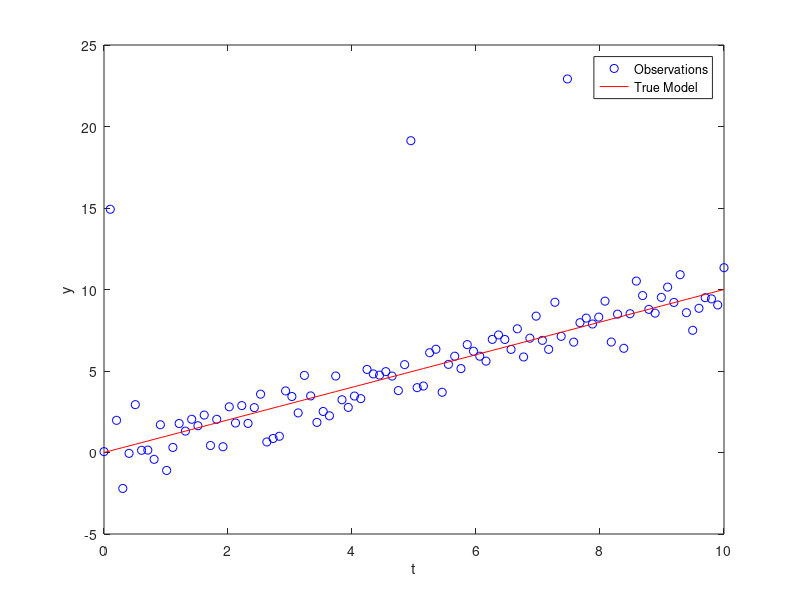
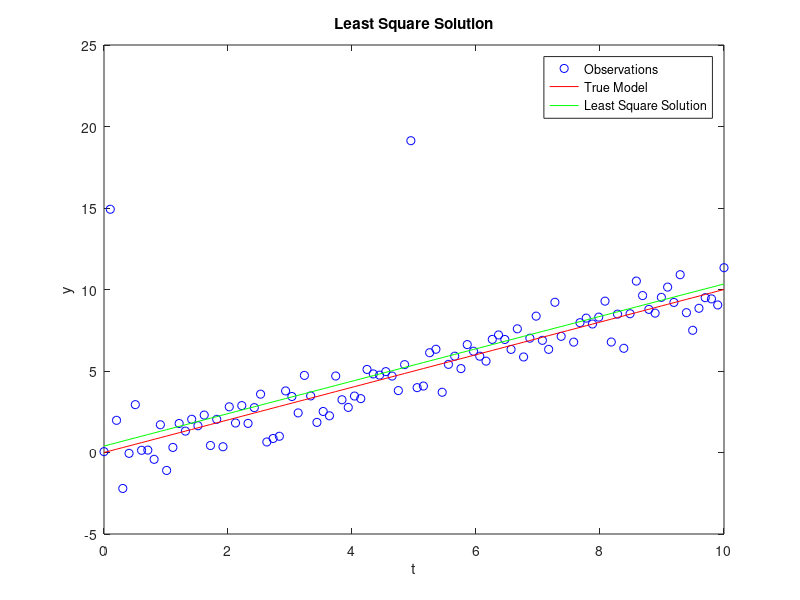
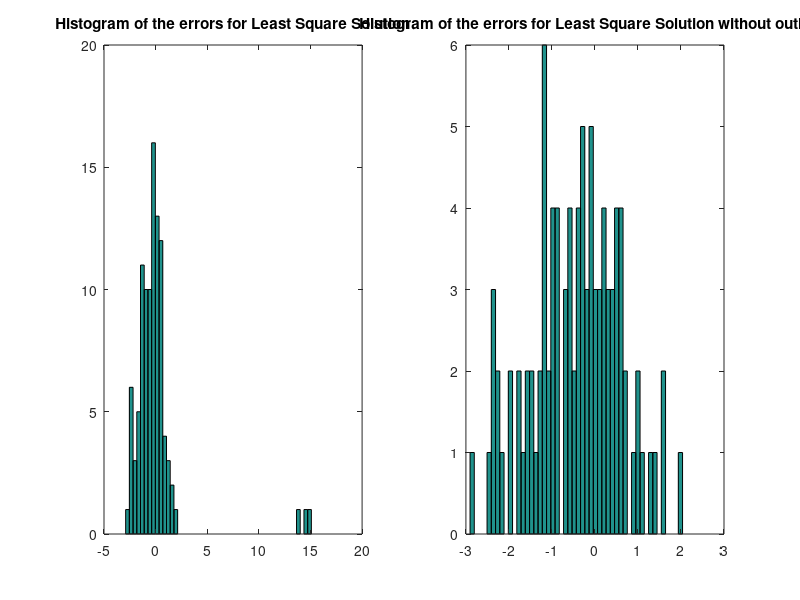
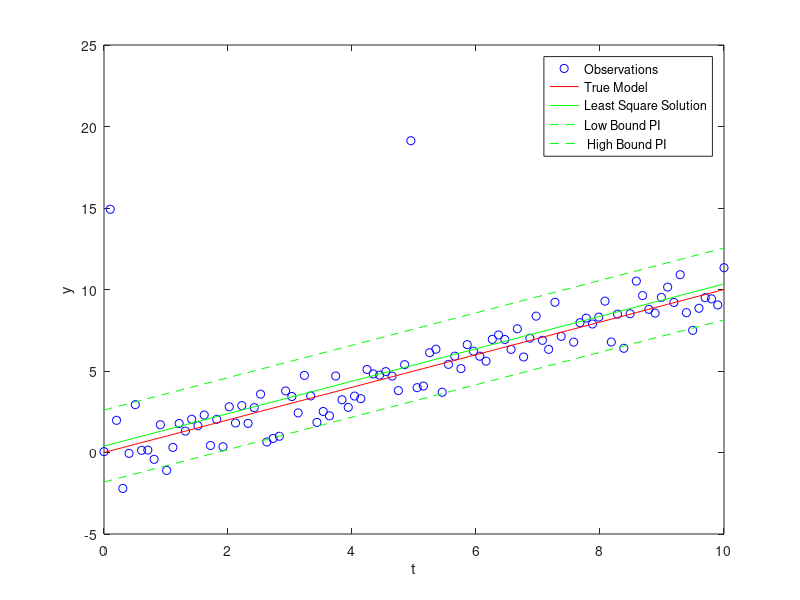

These charts were generated, in order, by the following MATLAB code:
%% PROBLEM 1

%% Q1: PLOT DATA

data_pb1=load('Problem1Data.mat');

ti=data_pb1.t;
y_obs=data_pb1.y;

alpha=1.0;
beta=0.0;

y_true=alpha*ti+beta;

figure(1)
plot(ti,y_obs,'bo',ti,y_true,'r');
legend('Observations','True Model')
xlabel('t')
ylabel('y')

%% Used in all problems
n=length(y_true);
A=[ti,ones(n,1)];
b=y_obs;
p=2;


%% Q2: l2 Squares Estimation

H=A'*A;
g=-A'*b;
gamma=-1/2*b'*b;

x_ls=-inv(H)*g;

y_ls=A*x_ls;
figure(2)
plot(ti,y_obs,'bo',ti,y_true,'r',ti,y_ls,'g');
title('Least Square Solution')
legend('Observations','True Model','Least Square Solution')
xlabel('t')
ylabel('y')

%Histogram with outliers
res_ls=y_obs-y_ls;
figure(3)
subplot(1,2,1)
hist(res_ls,50);
title('Histogram of the errors for Least Square Solution')
%Histogram without outliers
idx=find(res_ls>12);
res_ls_wo=res_ls;
res_ls_wo(idx)=[];
n2=length(res_ls_wo);



subplot(1,2,2)
hist(res_ls_wo,50);
title('Histogram of the errors for Least Square Solution without outliers')

%Goodness of the fit

%Predictions
std_noise=sqrt(sum(res_ls_wo.^2)/length(res_ls_wo));
PI_data_ls=y_ls+tinv([0.025  0.975],n2-p)*std_noise;
figure(4)
plot(ti,y_obs,'bo',ti,y_true,'r',ti,y_ls,'g',ti,PI_data_ls(:,1),'--g',ti,PI_data_ls(:,2),'--g');
legend('Observations','True Model','Least Square Solution','Low Bound PI',' High Bound PI')
xlabel('t')
ylabel('y')

%Parameters
cov_param=cov(x_ls);
std_param=diag(sqrt(cov_param));
PI_param_ls=x_ls+tinv([0.025  0.975],p)*std_param;
disp('LS: PI for parameters')
disp(PI_param_ls)


%% Q3: l1  Estimation

f_lp=[zeros(p,1);ones(n,1)];
A_lp=[-A,-eye(n);A,-eye(n)];
b_lp=[-b;b];
  
x_l1 = linprog(f_lp,A_lp,b_lp); 
x_l1=x_l1(1:2);
y_l1=A*x_l1;

figure(5)
plot(ti,y_obs,'bo',ti,y_true,'r',ti,y_l1,'g');
legend('Observations','True Model','L1 Estimate')
title('L1 Estimate')
xlabel('t')
ylabel('y')

%Histogram with outliers
res_l1=y_obs-y_l1;
figure(6)
subplot(1,2,1)
hist(res_l1,50);
title('Histogram of the errors for L1 Estimate Solution')
%Histogram without outliers
idx=find(res_l1>12);
res_l1_wo=res_l1;
res_l1_wo(idx)=[];
n2=length(res_l1_wo);


subplot(1,2,2)
hist(res_l1_wo,50);
title('Histogram of the errors for L1 Estimate without outliers')

%Goodness of the fit

%Predictions
std_noise=sqrt(sum(res_l1_wo.^2)/length(res_l1_wo));
PI_data_l1=y_l1+tinv([0.025  0.975],n2-p)*std_noise;

figure(7)
plot(ti,y_obs,'bo',ti,y_true,'r',ti,y_l1,'g',ti,PI_data_l1(:,1),'--g',ti,PI_data_l1(:,2),'--g');
legend('Observations','True Model','L1 Estimate','Low Bound PI',' High Bound PI')
xlabel('t')
ylabel('y')

%Parameters
cov_param=cov(x_l1);
std_param=diag(sqrt(cov_param));
PI_param_l1=x_l1+tinv([0.025  0.975],p)*std_param;
disp('L1: PI for parameters')
disp(PI_param_l1)

